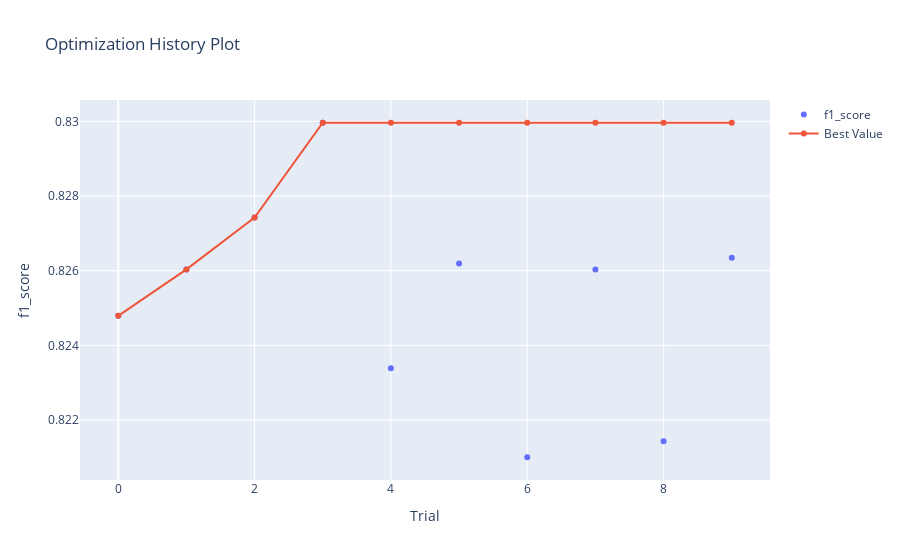

Notebook code cell kept with this figure:
### Code cell
optuna.visualization.plot_optimization_history(study_ranFor, target_name="f1_score")

### Figure 1 — Plotly figure (JSON) as saved in the notebook; plotly's stock layout.template omitted (floating-point values rounded to 4 significant figures)
{"data": [{"mode": "markers", "name": "f1_score", "type": "scatter", "x": [0, 1, 2, 3, 4, 5, 6, 7, 8, 9], "y": [0.8248, 0.826, 0.8274, 0.83, 0.8234, 0.8262, 0.821, 0.826, 0.8214, 0.8263]}, {"name": "Best Value", "type": "scatter", "x": [0, 1, 2, 3, 4, 5, 6, 7, 8, 9], "y": [0.8248, 0.826, 0.8274, 0.83, 0.83, 0.83, 0.83, 0.83, 0.83, 0.83]}], "layout": {"title": {"text": "Optimization History Plot"}, "xaxis": {"title": {"text": "Trial"}}, "yaxis": {"title": {"text": "f1_score"}}}}
